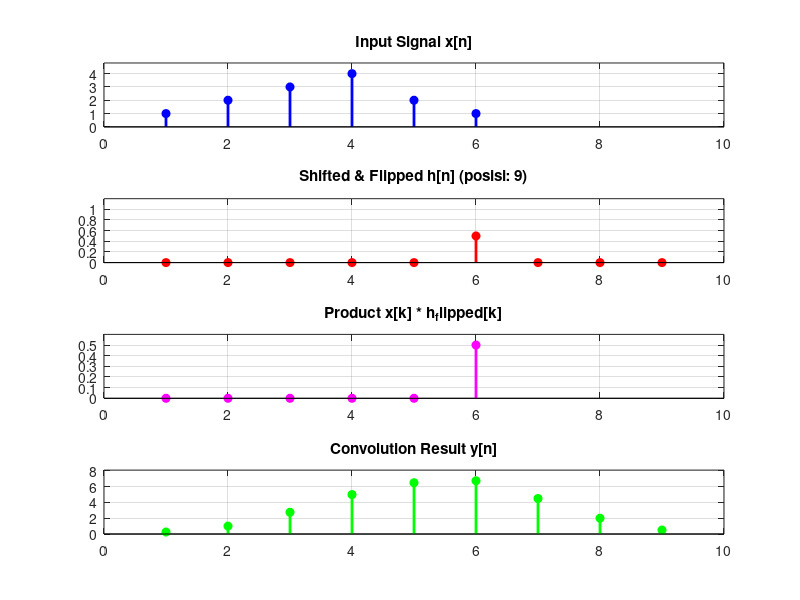

The MATLAB source for this figure:
% ==============================================
% Animasi Konvolusi Diskrit: Flip and Slide
% ==============================================

% Definisikan sinyal input x[n] dan h[n]
x = [1, 2, 3, 4, 2, 1];        % input signal
h = [0.5, 1, 0.5, 0.25];       % impulse response

% Panjang sinyal
N_x = length(x);
N_h = length(h);

% Panjang hasil konvolusi
N_y = N_x + N_h - 1;

% Inisialisasi output
y = zeros(1, N_y);

% Buat figure
figure;

% Loop untuk setiap index output y[n]
for n = 1:N_y
    % ------------------------------------------------
    % 1. Buat h yang sudah di-flip dan di-shift
    % ------------------------------------------------
    h_flipped_shifted = zeros(1, N_y);
    for k = 1:N_h
        idx_x = n - k + 1;  % posisi x yang overlap dengan h
        if idx_x >= 1 && idx_x <= N_x
            % h dibalik -> ambil dari ujung belakang
            h_flipped_shifted(idx_x) = h(N_h - k + 1);
        end
    end
    
    % ------------------------------------------------
    % 2. Perkalian titik per titik antara x[n] dan h_shifted
    % ------------------------------------------------
    product = x .* h_flipped_shifted(1:N_x);
    
    % ------------------------------------------------
    % 3. Penjumlahan (integrasi diskrit)
    % ------------------------------------------------
    y(n) = sum(product);
    
    % ------------------------------------------------
    % 4. Plot animasi
    % ------------------------------------------------
    clf; % clear figure
    
    % Plot input x[n]
    subplot(4, 1, 1);
    stem(1:N_x, x, 'b', 'filled', 'LineWidth', 2);
    title('Input Signal x[n]');
    xlim([0, N_y + 1]);
    ylim([0, max(x)*1.2]);
    grid on;
    
    % Plot h yang sudah dibalik dan digeser
    subplot(4, 1, 2);
    stem(1:N_y, h_flipped_shifted, 'r', 'filled', 'LineWidth', 2);
    title(sprintf('Shifted & Flipped h[n] (posisi: %d)', n));
    xlim([0, N_y + 1]);
    ylim([0, max(h)*1.2]);
    grid on;
    
    % Plot hasil perkalian titik-per-titik
    subplot(4, 1, 3);
    stem(1:N_x, product, 'm', 'filled', 'LineWidth', 2);
    title('Product x[k] * h_flipped[k]');
    xlim([0, N_y + 1]);
    ylim([0, max(product)*1.2]);
    grid on;
    
    % Plot hasil konvolusi yang sudah jadi sampai index ke-n
    subplot(4, 1, 4);
    stem(1:N_y, y, 'g', 'filled', 'LineWidth', 2);
    title('Convolution Result y[n]');
    xlim([0, N_y + 1]);
    ylim([0, max(y)*1.2]);
    grid on;
    
    pause(1); % jeda animasi (bisa diganti lebih cepat/lambat)
end
